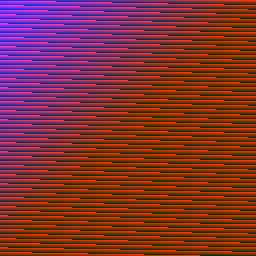

The script that drew this image:
import sys
from PIL import Image, ImageDraw

# Setup
img_width = 256
img_height = 256
img = Image.new("RGB", (img_width, img_height))
img1 = ImageDraw.Draw(img)

# Draw
for x in range(img_width):
    for y in range(img_height):
        #img1.point((x, y), fill = (0, 0, int(100*(x/(y+1)))%256))
        img1.point((x, y), fill = ((200*y+x) % 256, 50, 256 - (x+y)))

# Saves the picture
img_path = sys.argv[0].split('.')[0]+'.png'
img.save(img_path)
print(f'Saved {img_path}')
img.show()
